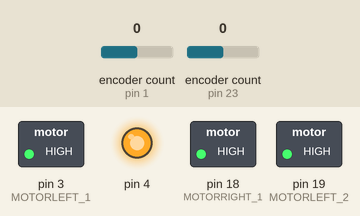
This sketch was run on a simulated Arduino Mega 2560, built with avr-gcc and run on an emulated ATmega2560. Shown: switched loads named in the sketch (green lamp = pin HIGH), output pins drawn as LEDs (lit = HIGH). The inputs (shaded band) are chosen by the test bench; at power-on: encoder count (sensors on pin 1, pin 23) 0.

Above: at 0.1 s.
Timing chart, 0 to 1.6 s (numbered marks = the images above):
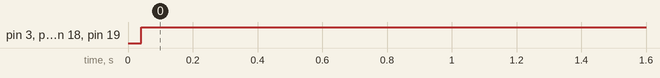

The sketch:

turning.ino
```cpp
#include <Encoder.h>
#include <PID_v1.h>
#include <Wire.h>
#include "Adafruit_VL6180X.h"
#include "micromouse_pins_2023.h"

const int LIDAR_COUNT = 4;
const int LIDAR_ADDR_BASE = 0x50;

// GPIO pin numbers for the CS line on each lidar sensor
const int lidar_cs_pins[LIDAR_COUNT] = {28, 26, 27, 9};

Adafruit_VL6180X lidar_sensors[LIDAR_COUNT];

typedef enum motor_t {
  LEFT_MOTOR = 0,
  RIGHT_MOTOR
} motor_t;

const int POWER_DEADBAND = 6;

double lidarFL = 0;
double lidarFR = 0;
double lidarBL = 0;
double lidarBR = 0;

Encoder rightEncoder(ENCODER_RIGHT_1, ENCODER_RIGHT_2);
Encoder leftEncoder(ENCODER_LEFT_1, ENCODER_LEFT_2);

const double wheelSeparation = 9.5;
const double wheelRadius = 3;
const double turnRatio = (wheelSeparation / 2.0) / wheelRadius / 360 * 380 * 12;
const double angleTolerance = 5;

const double lidarSeparation = 4;
const double distTolerance = 200;

double initial, output, target;
PID turningPID(&initial, &output, &target, 0.05, 0, 0, DIRECT);

void setup() {
  Serial.begin(9600);

  pinMode(MOTORLEFT_1, OUTPUT);
  pinMode(MOTORLEFT_2, OUTPUT);
  pinMode(MOTORRIGHT_1, OUTPUT);
  pinMode(MOTORRIGHT_1, OUTPUT);

  initSensors();
  turn(90);
}

void loop() {
  // put your main code here, to run repeatedly:
}

/**
 * Reset all lidar sensors and set addresses
 */
void initSensors() {
  /* // Reset all sensors
  for (size_t i = 0; i < LIDAR_COUNT; ++i) {
    digitalWrite(lidar_cs_pins[i], LOW);
  }
  delay(10); */

  /* // "Unreset" sensors
  for (size_t i = 0; i < LIDAR_COUNT; ++i) {
    digitalWrite(lidar_cs_pins[i], HIGH);
  }
  delay(10); */

  // Disable all sensors except the first
  for (size_t i = 1; i < LIDAR_COUNT; ++i) {
    digitalWrite(lidar_cs_pins[i], LOW);
  }

  // Set address for each sensor
  for (size_t i = 0; i < LIDAR_COUNT; ++i) {
    digitalWrite(lidar_cs_pins[i], HIGH);
    lidar_sensors[i].begin(); // Ignoring return value!
    lidar_sensors[i].setAddress(LIDAR_ADDR_BASE + i);
    delay(10);
  }
}

/**
 * Convert a value in range [-128..127] to a motor power value
 *
 * @param p The input power [-128..127]
 * @return The output power [0..255]
 */
uint8_t convertPower(int8_t p) {
    if (p == 0) {
        return 255;
    }
    if (p < 0) {
        if (p == -128) {
            p = -127;
        }
        p = -p;
    }
    return 255 - (((uint8_t)p) * 2);
}

/**
 * Set motor power in range [-128..127] for a specified motor
 *
 * @param m The motor to modify
 * @param power The power and direction of the motor [-128..127]
 *              Positive is "forward"
 *              Negative is "backward"
 */
void setMotor (motor_t m, int8_t power) {
  int m1, m2;

  // Determine motor
  switch (m) {
  case LEFT_MOTOR:
    m1 = MOTORLEFT_1;
    m2 = MOTORLEFT_2;
    break;
  case RIGHT_MOTOR:
    m1 = MOTORRIGHT_1;
    m2 = MOTORRIGHT_2;
    break;
  default:
    return;
  }

  // Set power
  if (power < POWER_DEADBAND && power > -POWER_DEADBAND) {
    analogWrite(m1, 255);
    analogWrite(m2, 255);
  }
  else if (power > 0) {
    analogWrite(m1, convertPower(power));
    analogWrite(m2, 255);
  }
  else {
    analogWrite(m1, 255);
    analogWrite(m2, convertPower(power));
  }
}

/**
 * Turn robot by a given angle (in degrees)
 *
 * @param angle The angle to turn (in degrees)
 *              Positive is CCW
 *              Negative is CW
 */
void turn(double angle) {
  // If angle is negative (CW), turn right
  if(angle < 0) {
    turnRightWithPID(abs(angle));
  }
  // If angle is positive (CCW), turn left
  else {
    turnLeftWithPID(angle);
  }
  // Get error from side lidar sensors
  double error = getAngle();
  // If current angle is not within tolerance, perform an adjustment turn to compensate
  if(abs(error) > angleTolerance) {
    turn(error * -0.8);
  }
}

/**
 * Get angle of robot from center line of maze path
 *
 * @return The angle of the robot from the center line of the maze path
 *         Positive is CCW
 *         Negative is CW
 */
double getAngle() {
  // If left side is in range, use left measurements
  if(lidarFL < distTolerance && lidarBL < distTolerance) {
    return atan2(lidarBL - lidarFL, lidarSeparation);
  }
  // If right side is in range, use right measurements
  else if(lidarFR < distTolerance && lidarBR < distTolerance) {
    return atan2(lidarFR - lidarBR, lidarSeparation);
  }
  // If both sides are out of range, return 0
  else
    return 0;
}

/**
 * Turn robot right (CW) by a given positive angle (in degrees) without PID
 *
 * @param angle The angle to turn (in degrees)
 */
void turnRight(double angle) {
  // Get baseline encoder reading
  int initial = leftEncoder.read();

  // Turn right wheel backwards
  setMotor(RIGHT_MOTOR, -128);

  // Turn left wheel forwards
  setMotor(LEFT_MOTOR, 127);

  // Wait until necessary angle is reached
  while(leftEncoder.read() - initial < angle * turnRatio) {}

  // Stop both motors
  setMotor(RIGHT_MOTOR, 0);
  setMotor(LEFT_MOTOR, 0);
}

/**
 * Turn robot left (CCW) by a given positive angle (in degrees) without PID
 *
 * @param angle The angle to turn (in degrees)
 */
void turnLeft(double angle) {
  // Get baseline encoder reading
  int initial = rightEncoder.read();

  // Turn right wheel backwards
  setMotor(LEFT_MOTOR, -128);

  // Turn left wheel forwards
  setMotor(RIGHT_MOTOR, 127);

  // Wait until necessary angle is reached
  while(rightEncoder.read() - initial < angle * turnRatio) {}

  // Stop both motors
  setMotor(LEFT_MOTOR, 0);
  setMotor(RIGHT_MOTOR, 0);
}

/**
 * Turn robot right (CW) by a given positive angle (in degrees) using PID
 *
 * @param angle The angle to turn (in degrees)
 */
void turnRightWithPID(double angle) {
  // Set up PID
  initial = leftEncoder.read();
  target = angle * turnRatio;
  turningPID.SetMode(AUTOMATIC);

  // Wait until necessary angle is reached
  while(abs(leftEncoder.read() - initial) < target - angleTolerance) {
    // Update PID
    turningPID.Compute();

    // Turn right wheel backwards
    setMotor(RIGHT_MOTOR, output / -2);

    // Turn left wheel forwards
    setMotor(LEFT_MOTOR, output / 2);
  }

  // Stop both motors
  setMotor(RIGHT_MOTOR, 0);
  setMotor(LEFT_MOTOR, 0);

  // Turn off PID
  turningPID.SetMode(MANUAL);
}

/**
 * Turn robot left (CCW) by a given positive angle (in degrees) using PID
 *
 * @param angle The angle to turn (in degrees)
 */
void turnLeftWithPID(double angle) {
  // Set up PID
  initial = rightEncoder.read();
  target = angle * turnRatio;
  turningPID.SetMode(AUTOMATIC);

  // Wait until necessary angle is reached
  while(abs(rightEncoder.read() - initial) < target - angleTolerance) {
    // Update PID
    turningPID.Compute();

    // Turn left wheel backwards
    setMotor(LEFT_MOTOR, output / -2);

    // Turn right wheel forwards
    setMotor(RIGHT_MOTOR, output / 2);
  }

  // Stop both motors
  setMotor(LEFT_MOTOR, 0);
  setMotor(RIGHT_MOTOR, 0);

  // Turn off PID
  turningPID.SetMode(MANUAL);
}
```

micromouse_pins_2023.h
```cpp
#ifndef MICROMOUSE_PINS_2023_H
#define MICROMOUSE_PINS_2023_H

// LEDS
#define LED0 5
#define LED1 6
#define LED2 10
#define LED3 11

#ifndef _LED_ARR
#define _LED_ARR
const int LEDS[] = {LED0, LED1, LED2, LED3};
#endif

// I2C BUSES
#define I2C_LIDAR Wire2
#define I2C_GYRO Wire1

// LIDAR /CS PINS
#define LIDAR_CS1 28
#define LIDAR_CS2 26
#define LIDAR_CS3 27
#define LIDAR_CS4 8
#define LIDAR_CS5 7
#define LIDAR_CS6 9

#ifndef _LIDAR_ARR
#define _LIDAR_ARR
const int LIDARS[] = {LIDAR_CS1, LIDAR_CS2, LIDAR_CS3, LIDAR_CS4, LIDAR_CS5, LIDAR_CS6};
#endif

#define SONIC_TRIG1 40
#define SONIC_TRIG2 38
#define SONIC_TRIG3 36
#define SONIC_ECHO1 41
#define SONIC_ECHO2 39
#define SONIC_ECHO3 37

#define ENCODER_LEFT_1 23
#define ENCODER_LEFT_2 22
#define ENCODER_RIGHT_1 1
#define ENCODER_RIGHT_2 2

#define MOTORLEFT_1 3
#define MOTORLEFT_2 19
#define MOTORRIGHT_1 18
#define MOTORRIGHT_2 4
#endif
```

Measured:
- by itself, pin 3 (MOTORLEFT_1), pin 4, pin 18 (MOTORRIGHT_1), pin 19 (MOTORLEFT_2): LOW → HIGH at 0.04 s
